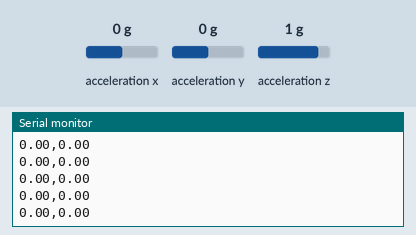
Simulated run of this sketch. Board: Arduino Uno, built with avr-gcc and run on an emulated ATmega328P. On the bench: the last lines printed to the serial monitor. The test bench sets the inputs (shaded band); at power-on: acceleration x 0 g, acceleration y 0 g, acceleration z 1 g.

Above: at 1.2 s.
1.3 s: acceleration x set to -1.4 g
At 1.32 s:
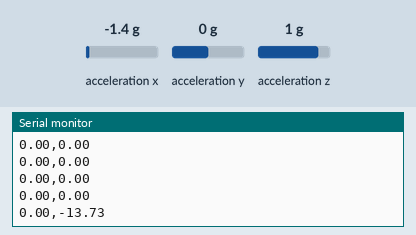
2.8 s: acceleration y set to -1.4 g
At 2.84 s:
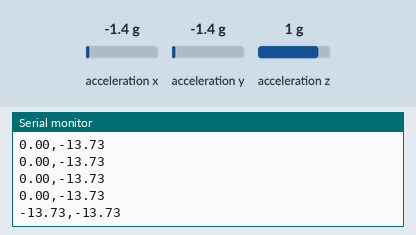
4.3 s: acceleration x set to -0.8 g
At 4.3 s:
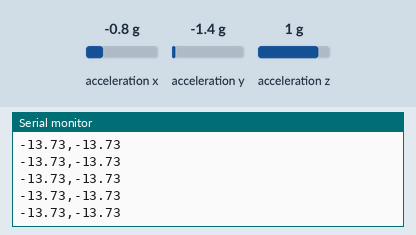
Timing chart, 0 to 7.3 s (numbered marks = the images above; inputs shaded):
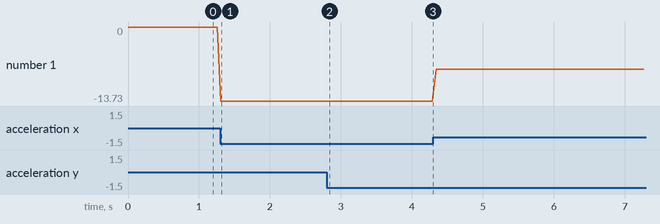

The sketch:

QP2021Acceleromter_code.ino
```cpp
#include <Wire.h>
#include <Adafruit_MMA8451.h>
#include <Adafruit_Sensor.h>


Adafruit_MMA8451 mma = Adafruit_MMA8451();

void setup(void) {
  // put your setup code here, to run once:
  Serial.begin(9600);

  if (! mma.begin()) {
    Serial.println("Couldnt start");
    while (1);
  }
  mma.setRange(MMA8451_RANGE_2_G);


}

void loop() {

  mma.read();

  sensors_event_t event;
  mma.getEvent(&event);

  Serial.print(event.acceleration.y);
  Serial.print(",");
  Serial.println(event.acceleration.x);
  delay(50);

}
```

Measured:
- after the input at 1.3 s, the serial monitor: prints a new line at once (image 1)
- after the input at 2.8 s, the serial monitor: prints a new line at once (image 2)
- plotted number 1: 0 → -13.73 after the input at 1.3 s, -13.73 → -7.85 after the input at 4.3 s
